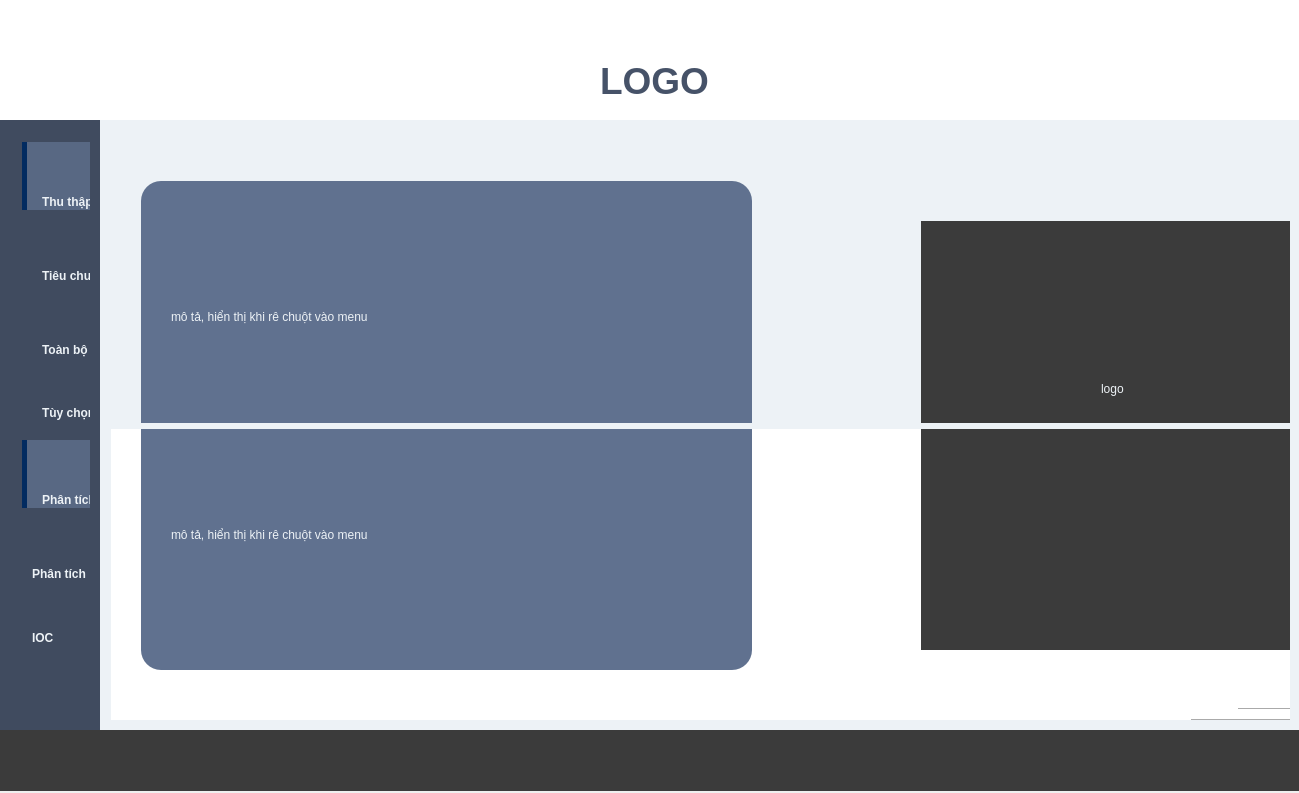
<?xml version="1.0" encoding="UTF-8"?>
<ui version="4.0">
 <class>MainWindow</class>
 <widget class="QMainWindow" name="MainWindow">
  <property name="geometry">
   <rect>
    <x>0</x>
    <y>0</y>
    <width>1299</width>
    <height>793</height>
   </rect>
  </property>
  <property name="minimumSize">
   <size>
    <width>1299</width>
    <height>793</height>
   </size>
  </property>
  <property name="maximumSize">
   <size>
    <width>1299</width>
    <height>793</height>
   </size>
  </property>
  <property name="windowTitle">
   <string>MainWindow</string>
  </property>
  <widget class="QWidget" name="centralWidget">
   <property name="styleSheet">
    <string notr="true">background: :	#F0F1F5</string>
   </property>
   <widget class="QWidget" name="header" native="true">
    <property name="geometry">
     <rect>
      <x>0</x>
      <y>0</y>
      <width>1311</width>
      <height>121</height>
     </rect>
    </property>
    <property name="styleSheet">
     <string notr="true">background:rgb(255, 255, 255);</string>
    </property>
    <widget class="QLabel" name="label_11">
     <property name="geometry">
      <rect>
       <x>600</x>
       <y>50</y>
       <width>201</width>
       <height>61</height>
      </rect>
     </property>
     <property name="font">
      <font>
       <family>MS Sans Serif</family>
       <pointsize>28</pointsize>
       <weight>75</weight>
       <bold>true</bold>
      </font>
     </property>
     <property name="styleSheet">
      <string notr="true">color:rgb(70, 82, 104)</string>
     </property>
     <property name="text">
      <string>LOGO</string>
     </property>
    </widget>
   </widget>
   <widget class="QWidget" name="main" native="true">
    <property name="geometry">
     <rect>
      <x>-20</x>
      <y>120</y>
      <width>1321</width>
      <height>611</height>
     </rect>
    </property>
    <property name="styleSheet">
     <string notr="true">background: #EDF2F6</string>
    </property>
    <widget class="QWidget" name="menu" native="true">
     <property name="geometry">
      <rect>
       <x>10</x>
       <y>0</y>
       <width>111</width>
       <height>611</height>
      </rect>
     </property>
     <property name="styleSheet">
      <string notr="true">background: 	#404B5F</string>
     </property>
     <widget class="QWidget" name="verticalLayoutWidget">
      <property name="geometry">
       <rect>
        <x>10</x>
        <y>0</y>
        <width>101</width>
        <height>611</height>
       </rect>
      </property>
      <layout class="QVBoxLayout" name="menuLayout">
       <item>
        <widget class="QWidget" name="for_menu" native="true">
         <widget class="QWidget" name="verticalLayoutWidget_4">
          <property name="geometry">
           <rect>
            <x>0</x>
            <y>0</y>
            <width>101</width>
            <height>311</height>
           </rect>
          </property>
          <layout class="QVBoxLayout" name="for_layout">
           <item>
            <widget class="QWidget" name="title" native="true">
             <property name="styleSheet">
              <string notr="true">background: rgb(88, 104, 131);
border-left-color:rgb(2, 43, 96);
border-left-style: solid;
border-left-width: 5px;
</string>
             </property>
             <widget class="QLabel" name="label">
              <property name="geometry">
               <rect>
                <x>20</x>
                <y>50</y>
                <width>61</width>
                <height>20</height>
               </rect>
              </property>
              <property name="font">
               <font>
                <weight>75</weight>
                <bold>true</bold>
               </font>
              </property>
              <property name="styleSheet">
               <string notr="true">border-width: 0px;
color: rgb(237, 242, 246)</string>
              </property>
              <property name="text">
               <string>Thu thập</string>
              </property>
             </widget>
            </widget>
           </item>
           <item>
            <widget class="QWidget" name="widget_3" native="true">
             <property name="styleSheet">
              <string notr="true"/>
             </property>
             <widget class="QLabel" name="label_3">
              <property name="geometry">
               <rect>
                <x>20</x>
                <y>50</y>
                <width>71</width>
                <height>20</height>
               </rect>
              </property>
              <property name="font">
               <font>
                <weight>75</weight>
                <bold>true</bold>
               </font>
              </property>
              <property name="styleSheet">
               <string notr="true">border-width: 0px;
color: rgb(237, 242, 246)</string>
              </property>
              <property name="text">
               <string>Tiêu chuẩn</string>
              </property>
             </widget>
            </widget>
           </item>
           <item>
            <widget class="QWidget" name="widget_2" native="true">
             <widget class="QLabel" name="label_4">
              <property name="geometry">
               <rect>
                <x>20</x>
                <y>50</y>
                <width>61</width>
                <height>20</height>
               </rect>
              </property>
              <property name="font">
               <font>
                <weight>75</weight>
                <bold>true</bold>
               </font>
              </property>
              <property name="styleSheet">
               <string notr="true">border-width: 0px;
color: rgb(237, 242, 246)</string>
              </property>
              <property name="text">
               <string>Toàn bộ</string>
              </property>
             </widget>
            </widget>
           </item>
           <item>
            <widget class="QWidget" name="widget" native="true">
             <widget class="QLabel" name="label_5">
              <property name="geometry">
               <rect>
                <x>20</x>
                <y>40</y>
                <width>61</width>
                <height>20</height>
               </rect>
              </property>
              <property name="font">
               <font>
                <weight>75</weight>
                <bold>true</bold>
               </font>
              </property>
              <property name="styleSheet">
               <string notr="true">border-width: 0px;
color: rgb(237, 242, 246)</string>
              </property>
              <property name="text">
               <string>Tùy chọn</string>
              </property>
             </widget>
            </widget>
           </item>
          </layout>
         </widget>
        </widget>
       </item>
       <item>
        <widget class="QWidget" name="ana_menu" native="true">
         <widget class="QWidget" name="verticalLayoutWidget_5">
          <property name="geometry">
           <rect>
            <x>0</x>
            <y>0</y>
            <width>101</width>
            <height>311</height>
           </rect>
          </property>
          <layout class="QVBoxLayout" name="for_layout_2">
           <item>
            <widget class="QWidget" name="title_2" native="true">
             <property name="styleSheet">
              <string notr="true">background: rgb(88, 104, 131);
border-left-color:rgb(2, 43, 96);
border-left-style: solid;
border-left-width: 5px;</string>
             </property>
             <widget class="QLabel" name="label_2">
              <property name="geometry">
               <rect>
                <x>20</x>
                <y>50</y>
                <width>61</width>
                <height>20</height>
               </rect>
              </property>
              <property name="font">
               <font>
                <weight>75</weight>
                <bold>true</bold>
               </font>
              </property>
              <property name="styleSheet">
               <string notr="true">border-width: 0px;
color: rgb(237, 242, 246)</string>
              </property>
              <property name="text">
               <string>Phân tích</string>
              </property>
             </widget>
            </widget>
           </item>
           <item>
            <widget class="QWidget" name="widget_4" native="true">
             <widget class="QLabel" name="label_9">
              <property name="geometry">
               <rect>
                <x>10</x>
                <y>50</y>
                <width>71</width>
                <height>20</height>
               </rect>
              </property>
              <property name="font">
               <font>
                <weight>75</weight>
                <bold>true</bold>
               </font>
              </property>
              <property name="styleSheet">
               <string notr="true">border-width: 0px;
color: rgb(237, 242, 246)</string>
              </property>
              <property name="text">
               <string>Phân tích</string>
              </property>
             </widget>
            </widget>
           </item>
           <item>
            <widget class="QWidget" name="widget_5" native="true">
             <widget class="QLabel" name="label_10">
              <property name="geometry">
               <rect>
                <x>10</x>
                <y>40</y>
                <width>61</width>
                <height>20</height>
               </rect>
              </property>
              <property name="font">
               <font>
                <weight>75</weight>
                <bold>true</bold>
               </font>
              </property>
              <property name="styleSheet">
               <string notr="true">border-width: 0px;
color: rgb(237, 242, 246)</string>
              </property>
              <property name="text">
               <string>IOC</string>
              </property>
             </widget>
            </widget>
           </item>
           <item>
            <widget class="QWidget" name="widget_6" native="true"/>
           </item>
          </layout>
         </widget>
        </widget>
       </item>
      </layout>
     </widget>
    </widget>
    <widget class="QWidget" name="verticalLayoutWidget_2">
     <property name="geometry">
      <rect>
       <x>120</x>
       <y>0</y>
       <width>1201</width>
       <height>611</height>
      </rect>
     </property>
     <layout class="QVBoxLayout" name="mainLayout">
      <item>
       <widget class="QWidget" name="forensic" native="true">
        <widget class="QWidget" name="widget_7" native="true">
         <property name="geometry">
          <rect>
           <x>30</x>
           <y>50</y>
           <width>611</width>
           <height>271</height>
          </rect>
         </property>
         <property name="styleSheet">
          <string notr="true">background: rgb(96, 113, 143);
border-radius:20px</string>
         </property>
         <widget class="QLabel" name="label_6">
          <property name="geometry">
           <rect>
            <x>30</x>
            <y>20</y>
            <width>561</width>
            <height>231</height>
           </rect>
          </property>
          <property name="styleSheet">
           <string notr="true">color:rgb(237, 242, 246)</string>
          </property>
          <property name="text">
           <string>mô tả, hiển thị khi rê chuột vào menu</string>
          </property>
         </widget>
        </widget>
        <widget class="QWidget" name="widget_9" native="true">
         <property name="geometry">
          <rect>
           <x>810</x>
           <y>90</y>
           <width>401</width>
           <height>221</height>
          </rect>
         </property>
         <property name="styleSheet">
          <string notr="true">background:rgb(59, 59, 59)</string>
         </property>
         <widget class="QLabel" name="label_12">
          <property name="geometry">
           <rect>
            <x>180</x>
            <y>160</y>
            <width>55</width>
            <height>16</height>
           </rect>
          </property>
          <property name="styleSheet">
           <string notr="true">color:rgb(237, 242, 246)</string>
          </property>
          <property name="text">
           <string>logo</string>
          </property>
         </widget>
        </widget>
       </widget>
      </item>
      <item>
       <widget class="QWidget" name="nlysis" native="true">
        <property name="styleSheet">
         <string notr="true">background:rgb(255, 255, 255)</string>
        </property>
        <widget class="Line" name="line">
         <property name="geometry">
          <rect>
           <x>1180</x>
           <y>240</y>
           <width>3</width>
           <height>61</height>
          </rect>
         </property>
         <property name="orientation">
          <enum>Qt::Vertical</enum>
         </property>
        </widget>
        <widget class="Line" name="line_2">
         <property name="geometry">
          <rect>
           <x>1080</x>
           <y>290</y>
           <width>118</width>
           <height>3</height>
          </rect>
         </property>
         <property name="orientation">
          <enum>Qt::Horizontal</enum>
         </property>
        </widget>
        <widget class="Line" name="line_3">
         <property name="geometry">
          <rect>
           <x>1127</x>
           <y>270</y>
           <width>71</width>
           <height>20</height>
          </rect>
         </property>
         <property name="orientation">
          <enum>Qt::Horizontal</enum>
         </property>
        </widget>
        <widget class="QWidget" name="widget_8" native="true">
         <property name="geometry">
          <rect>
           <x>30</x>
           <y>-30</y>
           <width>611</width>
           <height>271</height>
          </rect>
         </property>
         <property name="styleSheet">
          <string notr="true">background: rgb(96, 113, 143);
border-radius:20px</string>
         </property>
         <widget class="QLabel" name="label_8">
          <property name="geometry">
           <rect>
            <x>30</x>
            <y>20</y>
            <width>561</width>
            <height>231</height>
           </rect>
          </property>
          <property name="styleSheet">
           <string notr="true">color:rgb(237, 242, 246)</string>
          </property>
          <property name="text">
           <string>mô tả, hiển thị khi rê chuột vào menu</string>
          </property>
         </widget>
        </widget>
        <widget class="QWidget" name="widget_10" native="true">
         <property name="geometry">
          <rect>
           <x>810</x>
           <y>0</y>
           <width>401</width>
           <height>221</height>
          </rect>
         </property>
         <property name="styleSheet">
          <string notr="true">background:rgb(59, 59, 59)</string>
         </property>
        </widget>
       </widget>
      </item>
     </layout>
    </widget>
   </widget>
   <widget class="QWidget" name="footer" native="true">
    <property name="geometry">
     <rect>
      <x>0</x>
      <y>730</y>
      <width>1301</width>
      <height>61</height>
     </rect>
    </property>
    <property name="styleSheet">
     <string notr="true">background: rgb(59, 59, 59)</string>
    </property>
   </widget>
  </widget>
 </widget>
 <layoutdefault spacing="6" margin="11"/>
 <resources/>
 <connections/>
</ui>
